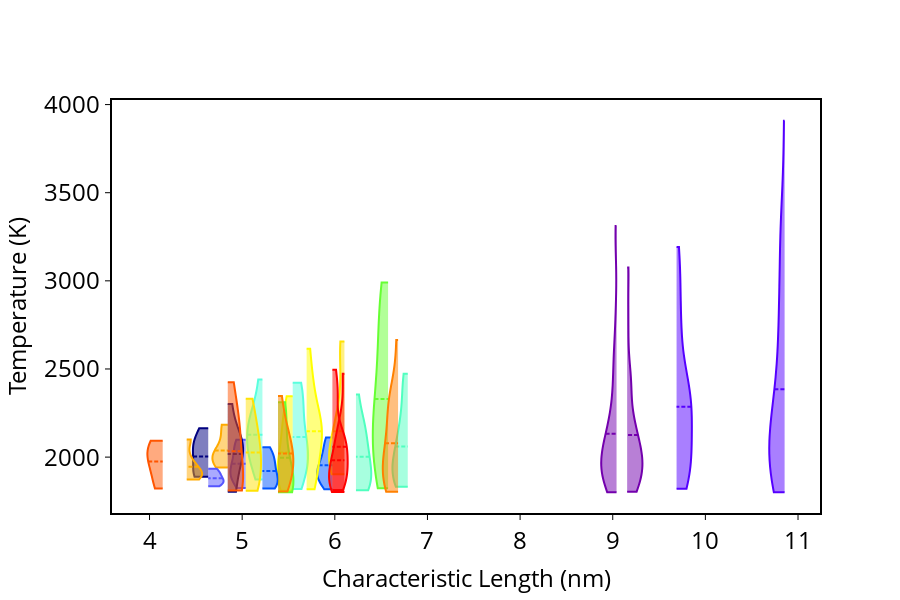

Notebook code cell kept with this figure:
### Code cell
colors = ['#aa007f','#7300ad','#00007f','','#5500ff','#0000ff','#0055ff','#5555ff','','','#52cbff','#59ffde','#50ffbf',
          '#66ff33','','#aaff7f','','#ffff00','#ffe205','','#ffaa00','#ff8000','#ff5500','#ff4102','#ff0000','#000000']
fig = go.Figure()
fig.update_layout(autosize=False, width=900, height=600) 
for (gm,gp) in zip(md_groups,pred_groups):
    id = int(gm[0])
    if id is None:
        c=colors[-1]
    else:
        c=colors[id]
    if gm[1][0].iloc[0] > 3.5:
        if gp[1][0].iloc[0] > 3.5:
            fig.add_trace(go.Violin(x=gm[1][0],
                            y=gm[1][1],
                            legendgroup='No', scalegroup='No', width=0.33,
                            side='negative',
                            line_color=c, showlegend=False, text=id))
for (gm,gp) in zip(md_groups,pred_groups):
    id = int(gp[0])
    if id is None:
        c=colors[-1]
    else:
        c=colors[id]
    if gp[1][0].iloc[0] > 3.5:
        if gm[1][0].iloc[0] > 3.5:
            fig.add_trace(go.Violin(x=gp[1][0],
                            y=gp[1][1],
                            legendgroup='Yes', scalegroup='Yes', width=0.33,
                            side='positive',
                            line_color=c, showlegend=False, hovertext=id))
fig.update_traces(meanline_visible=True, spanmode='hard', points=False)
fig.update_xaxes(title="Characteristic Length (nm)",title_font = {'size':24},tickfont = {'size':24},color='black')
fig.update_yaxes(title="Temperature (K)",title_font = {'size':24},tickfont = {'size':24},color='black')
fig.update_xaxes(showline=True, linewidth=2, linecolor='black', mirror=True) #, gridcolor='grey'
fig.update_yaxes(showline=True, linewidth=2, linecolor='black', mirror=True) #, gridcolor='grey'
fig.update_layout(legend=dict(yanchor="top",y=0.99,xanchor="left",x=0.01,font=dict({'size':24})),plot_bgcolor='rgba(0,0,0,0)', template='simple_white')
fig.show()

### Figure 1 — Plotly figure (JSON) as saved in the notebook; plotly's stock layout.template omitted (floating-point values rounded to 4 significant figures)
{"data": [{"legendgroup": "No", "line": {"color": "#7300ad"}, "meanline": {"visible": true}, "points": false, "scalegroup": "No", "showlegend": false, "side": "negative", "spanmode": "hard", "text": "1", "type": "violin", "width": 0.33, "x": [9.041, 9.041, 9.041, 9.041, 9.041, 9.041, 9.041, 9.041, 9.041, 9.041, 9.041, 9.041, 9.041, 9.041, 9.041, 9.041, 9.041, 9.041, 9.041, 9.041, 9.041, 9.041, 9.041, 9.041, 9.041, 9.041, 9.041, 9.041, 9.041, 9.041, 9.041, 9.041, 9.041, 9.041, 9.041, 9.041, 9.041, 9.041, 9.041, 9.041, 9.041, 9.041, 9.041, 9.041, 9.041, 9.041, 9.041, 9.041, 9.041, 9.041, 9.041, 9.041], "y": [1826.0, 1996.0, 1800.0, 1801.0, 1843.0, 2035.0, 1979.0, 1948.0, 2217.0, 2101.0, 2013.0, 2316.0, 1873.0, 2024.0, 1943.0, 2079.0, 2160.0, 2142.0, 2122.0, 2007.0, 2190.0, 2589.0, 2149.0, 1871.0, 1889.0, 2077.0, 1967.0, 1868, 2254.0, 2577.0, 1979.0, 3312.0, 2472.0, 2412.0, 1910.0, 2067.0, 1919.0, 2119.0, 2656.0, 1905.0, 1960.0, 3201.0, 2270.0, 2811.0, 1987.0, 1875.0, 2024.0, 1801.0, 2345.0, 2475.0, 1917.0, 1840.0]}, {"legendgroup": "No", "line": {"color": "#00007f"}, "meanline": {"visible": true}, "points": false, "scalegroup": "No", "showlegend": false, "side": "negative", "spanmode": "hard", "text": "2", "type": "violin", "width": 0.33, "x": [4.634, 4.634, 4.634, 4.634, 4.634, 4.634, 4.634], "y": [2080.0, 2027.0, 1888.0, 2164.0, 2059.0, 1897.0, 1911.0]}, {"legendgroup": "No", "line": {"color": "#5500ff"}, "meanline": {"visible": true}, "points": false, "scalegroup": "No", "showlegend": false, "side": "negative", "spanmode": "hard", "text": "4", "type": "violin", "width": 0.33, "x": [10.86, 10.86, 10.86, 10.86, 10.86, 10.86, 10.86, 10.86, 10.86, 10.86, 10.86, 10.86, 10.86, 10.86, 10.86, 10.86, 10.86, 10.86, 10.86, 10.86, 10.86, 10.86, 10.86, 10.86, 10.86, 10.86, 10.86, 10.86, 10.86, 10.86, 10.86, 10.86, 10.86, 10.86, 10.86, 10.86, 10.86, 10.86, 10.86, 10.86, 10.86, 10.86, 10.86, 10.86, 10.86, 10.86, 10.86, 10.86, 10.86, 10.86, 10.86, 10.86, 10.86, 10.86, 10.86, 10.86, 10.86, 10.86, 10.86, 10.86, 10.86, 10.86, 10.86, 10.86, 10.86, 10.86, 10.86, 10.86, 10.86, 10.86, 10.86, 10.86, 10.86, 10.86, 10.86, 10.86, 10.86, 10.86, 10.86, 10.86, 10.86, 10.86, 10.86, 10.86, 10.86, 10.86, 10.86, 10.86, 10.86, 10.86], "y": [1970.0, 2023.0, 1977.0, 2014.0, 1975.0, 1903.0, 1854.0, 2001.0, 1876.0, 2447.0, 1827.0, 1938.0, 2871.0, 2249.0, 1877.0, 2032.0, 1842.0, 1873.0, 1909.0, 1957.0, 2280.0, 2288.0, 2203.0, 1976.0, 2849.0, 2900.0, 2602.0, 2311.0, 3449.0, 3182.0, 2291.0, 2713.0, 2830.0, 2297.0, 1895.0, 2147.0, 2074.0, 2187.0, 2035.0, 2120.0, 2457.0, 2605.0, 2612.0, 2119.0, 2858.0, 3235.0, 3146.0, 2433.0, 1802.0, 3398.0, 3699.0, 3060.0, 2150.0, 3283.0, 3299.0, 2265.0, 2345.0, 2670.0, 1831.0, 1949.0, 2558.0, 3300.0, 2061.0, 2307.0, 3221.0, 2694.0, 1852.0, 3355.0, 3909.0, 2284.0, 2171.0, 2984.0, 2910.0, 2211.0, 2011.0, 1916.0, 1964.0, 2205.0, 1915.0, 3009.0, 2572.0, 1889.0, 2216.0, 2716.0, 2056.0, 2076.0, 2404.0, 2032.0, 1800.0, 1825.0]}, {"legendgroup": "No", "line": {"color": "#0055ff"}, "meanline": {"visible": true}, "points": false, "scalegroup": "No", "showlegend": false, "side": "negative", "spanmode": "hard", "text": "6", "type": "violin", "width": 0.33, "x": [5.974, 5.974, 5.974, 5.974, 5.974, 5.974, 5.974, 5.974, 5.974, 5.974, 5.974, 5.974, 5.974, 5.974, 5.974], "y": [1898.0, 1818.0, 1983.0, 1955.0, 2070.0, 1875.0, 1911.0, 2112.0, 2031.0, 1993.0, 2104.0, 1915.0, 1837.0, 1917.0, 1879.0]}, {"legendgroup": "No", "line": {"color": "#5555ff"}, "meanline": {"visible": true}, "points": false, "scalegroup": "No", "showlegend": false, "side": "negative", "spanmode": "hard", "text": "7", "type": "violin", "width": 0.33, "x": [5.038, 5.038, 5.038, 5.038, 5.038, 5.038, 5.038, 5.038, 5.038], "y": [1825.0, 1945.0, 2048.0, 1982.0, 1903.0, 1900.0, 1882, 2098.0, 2083.0]}, {"legendgroup": "No", "line": {"color": "#59ffde"}, "meanline": {"visible": true}, "points": false, "scalegroup": "No", "showlegend": false, "side": "negative", "spanmode": "hard", "text": "11", "type": "violin", "width": 0.33, "x": [5.219, 5.219, 5.219, 5.219, 5.219, 5.219, 5.219, 5.219, 5.219, 5.219], "y": [2033.0, 2019.0, 2278.0, 1966.0, 2143.0, 2182.0, 1872.0, 2229.0, 2441.0, 2100.0]}, {"legendgroup": "No", "line": {"color": "#50ffbf"}, "meanline": {"visible": true}, "points": false, "scalegroup": "No", "showlegend": false, "side": "negative", "spanmode": "hard", "text": "12", "type": "violin", "width": 0.33, "x": [6.787, 6.787, 6.787, 6.787, 6.787, 6.787, 6.787, 6.787, 6.787, 6.787, 6.787, 6.787, 6.787, 6.787, 6.787, 6.787, 6.787, 6.787, 6.787, 6.787, 6.787, 6.787], "y": [1873.0, 1904.0, 1832.0, 1885.0, 1922.0, 2007.0, 2092.0, 2388.0, 2126.0, 1863.0, 1957.0, 2182.0, 1932.0, 2236.0, 2473.0, 2452.0, 2072.0, 2113.0, 1987.0, 1872.0, 2309.0, 1862.0]}, {"legendgroup": "No", "line": {"color": "#66ff33"}, "meanline": {"visible": true}, "points": false, "scalegroup": "No", "showlegend": false, "side": "negative", "spanmode": "hard", "text": "13", "type": "violin", "width": 0.33, "x": [6.575, 6.575, 6.575, 6.575, 6.575, 6.575, 6.575, 6.575, 6.575, 6.575, 6.575, 6.575, 6.575, 6.575, 6.575, 6.575, 6.575, 6.575, 6.575, 6.575], "y": [2097.0, 2602.0, 2312.0, 1903.0, 2617.0, 2201.0, 2866.0, 2356.0, 2949, 2796.0, 1824.0, 2091.0, 2990.0, 1926.0, 2347.0, 1964.0, 2585.0, 2210.0, 1835.0, 2111.0]}, {"legendgroup": "No", "line": {"color": "#ffff00"}, "meanline": {"visible": true}, "points": false, "scalegroup": "No", "showlegend": false, "side": "negative", "spanmode": "hard", "text": "17", "type": "violin", "width": 0.33, "x": [5.546, 5.546, 5.546, 5.546, 5.546, 5.546, 5.546, 5.546, 5.546, 5.546, 5.546, 5.546], "y": [2012.0, 2275.0, 1931.0, 2086.0, 2189.0, 1838.0, 1809.0, 1841.0, 2345.0, 1946.0, 1897.0, 2145.0]}, {"legendgroup": "No", "line": {"color": "#ffe205"}, "meanline": {"visible": true}, "points": false, "scalegroup": "No", "showlegend": false, "side": "negative", "spanmode": "hard", "text": "18", "type": "violin", "width": 0.33, "x": [6.104, 6.104, 6.104, 6.104, 6.104, 6.104, 6.104, 6.104, 6.104, 6.104, 6.104, 6.104, 6.104, 6.104, 6.104, 6.104], "y": [2134.0, 1941.0, 2024.0, 2019.0, 1997.0, 2656.0, 2290.0, 2496.0, 1978.0, 2197.0, 1902.0, 2644.0, 1911.0, 2219.0, 1917.0, 2034.0]}, {"legendgroup": "No", "line": {"color": "#ffaa00"}, "meanline": {"visible": true}, "points": false, "scalegroup": "No", "showlegend": false, "side": "negative", "spanmode": "hard", "text": "20", "type": "violin", "width": 0.33, "x": [4.844, 4.844, 4.844, 4.844, 4.844, 4.844, 4.844, 4.844], "y": [1967.0, 2164.0, 1990.0, 1993.0, 2183.0, 1942.0, 2038.0, 2025.0]}, {"legendgroup": "No", "line": {"color": "#ff8000"}, "meanline": {"visible": true}, "points": false, "scalegroup": "No", "showlegend": false, "side": "negative", "spanmode": "hard", "text": "21", "type": "violin", "width": 0.33, "x": [6.683, 6.683, 6.683, 6.683, 6.683, 6.683, 6.683, 6.683, 6.683, 6.683, 6.683, 6.683, 6.683, 6.683, 6.683, 6.683, 6.683, 6.683, 6.683, 6.683, 6.683], "y": [2034.0, 2331.0, 1817.0, 1830.0, 1959.0, 2330.0, 2032.0, 2664.0, 2100.0, 2177.0, 1836.0, 1832.0, 1980.0, 2294.0, 2183.0, 2395.0, 2290.0, 1979.0, 1889.0, 1910.0, 1803.0]}, {"legendgroup": "No", "line": {"color": "#ff5500"}, "meanline": {"visible": true}, "points": false, "scalegroup": "No", "showlegend": false, "side": "negative", "spanmode": "hard", "text": "22", "type": "violin", "width": 0.33, "x": [4.142, 4.142, 4.142, 4.142, 4.142], "y": [1822.0, 2011.0, 2093.0, 1918.0, 2033.0]}, {"legendgroup": "No", "line": {"color": "#ff0000"}, "meanline": {"visible": true}, "points": false, "scalegroup": "No", "showlegend": false, "side": "negative", "spanmode": "hard", "text": "24", "type": "violin", "width": 0.33, "x": [6.104, 6.104, 6.104, 6.104, 6.104, 6.104, 6.104, 6.104, 6.104, 6.104, 6.104, 6.104, 6.104, 6.104, 6.104, 6.104], "y": [1991.0, 2472.0, 1863.0, 1964.0, 2090.0, 1836.0, 1928.0, 1831.0, 1870.0, 1836.0, 1839.0, 2093.0, 1964.0, 1802.0, 2176.0, 2168.0]}, {"hovertext": "1", "legendgroup": "Yes", "line": {"color": "#7300ad"}, "meanline": {"visible": true}, "points": false, "scalegroup": "Yes", "showlegend": false, "side": "positive", "spanmode": "hard", "type": "violin", "width": 0.33, "x": [9.156, 9.156, 9.156, 9.156, 9.156, 9.156, 9.156, 9.156, 9.156, 9.156, 9.156, 9.156, 9.156, 9.156, 9.156, 9.156, 9.156, 9.156, 9.156, 9.156, 9.156, 9.156, 9.156, 9.156, 9.156, 9.156, 9.156, 9.156, 9.156, 9.156, 9.156, 9.156, 9.156, 9.156, 9.156, 9.156, 9.156, 9.156, 9.156, 9.156, 9.156, 9.156, 9.156, 9.156, 9.156, 9.156, 9.156, 9.156, 9.156, 9.156, 9.156, 9.156, 9.156, 9.156], "y": [1896.0, 1949.0, 1949.0, 1962.0, 2025.0, 2116.0, 1839.0, 1848.0, 2192.0, 1958.0, 1886.0, 1821.0, 2275.0, 1971.0, 1814.0, 1817.0, 1978.0, 2077.0, 2078.0, 2013.0, 2365.0, 2467.0, 2064.0, 2134.0, 2028.0, 1962.0, 2283.0, 2200.0, 1966.0, 2196.0, 2461.0, 2176.0, 2002.0, 3076.0, 2635.0, 2756.0, 2161.0, 1874.0, 2039.0, 2020.0, 2090.0, 2375.0, 1805.0, 1936.0, 3041.0, 2111.0, 2874.0, 1911.0, 1803.0, 1918.0, 2490.0, 2414.0, 1833.0, 1837.0]}, {"hovertext": "2", "legendgroup": "Yes", "line": {"color": "#00007f"}, "meanline": {"visible": true}, "points": false, "scalegroup": "Yes", "showlegend": false, "side": "positive", "spanmode": "hard", "type": "violin", "width": 0.33, "x": [4.844, 4.844, 4.844, 4.844, 4.844, 4.844, 4.844, 4.844], "y": [1963.0, 2062.0, 2301.0, 2067.0, 1807.0, 2110.0, 2030.0, 1804.0]}, {"hovertext": "4", "legendgroup": "Yes", "line": {"color": "#5500ff"}, "meanline": {"visible": true}, "points": false, "scalegroup": "Yes", "showlegend": false, "side": "positive", "spanmode": "hard", "type": "violin", "width": 0.33, "x": [9.689, 9.689, 9.689, 9.689, 9.689, 9.689, 9.689, 9.689, 9.689, 9.689, 9.689, 9.689, 9.689, 9.689, 9.689, 9.689, 9.689, 9.689, 9.689, 9.689, 9.689, 9.689, 9.689, 9.689, 9.689, 9.689, 9.689, 9.689, 9.689, 9.689, 9.689, 9.689, 9.689, 9.689, 9.689, 9.689, 9.689, 9.689, 9.689, 9.689, 9.689, 9.689, 9.689, 9.689, 9.689, 9.689, 9.689, 9.689, 9.689, 9.689, 9.689, 9.689, 9.689, 9.689, 9.689, 9.689, 9.689, 9.689, 9.689, 9.689, 9.689, 9.689, 9.689, 9.689], "y": [1848.0, 2051.0, 2137.0, 1882.0, 2381.0, 2106.0, 1836.0, 2175.0, 2377.0, 2275.0, 1969.0, 2221.0, 2366.0, 1895.0, 2478.0, 2967.0, 2749.0, 2129.0, 3118.0, 3049.0, 2049.0, 2012.0, 2221.0, 1826.0, 2039.0, 2420.0, 2573.0, 2285.0, 1908.0, 2284.0, 2522.0, 2747.0, 2259.0, 1820.0, 2541.0, 2972.0, 3082.0, 2425.0, 1916.0, 2799.0, 3192.0, 2763.0, 1904.0, 2366.0, 2426.0, 2010.0, 2014.0, 2290.0, 1971.0, 1835.0, 2281.0, 2088.0, 1846.0, 2382.0, 2473.0, 2267.0, 2759.0, 2212.0, 2284.0, 2256.0, 1946.0, 1974.0, 2167.0, 1896.0]}, {"hovertext": "6", "legendgroup": "Yes", "line": {"color": "#0055ff"}, "meanline": {"visible": true}, "points": false, "scalegroup": "Yes", "showlegend": false, "side": "positive", "spanmode": "hard", "type": "violin", "width": 0.33, "x": [5.219, 5.219, 5.219, 5.219, 5.219, 5.219, 5.219, 5.219, 5.219, 5.219], "y": [1848.0, 1864.0, 2056.0, 1834.0, 1960.0, 2001.0, 2008.0, 1893.0, 1927.0, 1822.0]}, {"hovertext": "7", "legendgroup": "Yes", "line": {"color": "#5555ff"}, "meanline": {"visible": true}, "points": false, "scalegroup": "Yes", "showlegend": false, "side": "positive", "spanmode": "hard", "type": "violin", "width": 0.33, "x": [4.634, 4.634, 4.634, 4.634, 4.634, 4.634, 4.634], "y": [1918.0, 1933.0, 1873.0, 1860.0, 1835.0, 1851.0, 1895.0]}, {"hovertext": "11", "legendgroup": "Yes", "line": {"color": "#59ffde"}, "meanline": {"visible": true}, "points": false, "scalegroup": "Yes", "showlegend": false, "side": "positive", "spanmode": "hard", "type": "violin", "width": 0.33, "x": [5.546, 5.546, 5.546, 5.546, 5.546, 5.546, 5.546, 5.546, 5.546, 5.546, 5.546, 5.546], "y": [1969.0, 1819.0, 2002.0, 2288.0, 1892.0, 1972.0, 2118.0, 2322.0, 2141.0, 2023.0, 2406.0, 2421.0]}, {"hovertext": "12", "legendgroup": "Yes", "line": {"color": "#50ffbf"}, "meanline": {"visible": true}, "points": false, "scalegroup": "Yes", "showlegend": false, "side": "positive", "spanmode": "hard", "type": "violin", "width": 0.33, "x": [6.228, 6.228, 6.228, 6.228, 6.228, 6.228, 6.228, 6.228, 6.228, 6.228, 6.228, 6.228, 6.228, 6.228, 6.228, 6.228, 6.228], "y": [1959.0, 1860.0, 1914.0, 2199.0, 1977.0, 2109.0, 2166.0, 1860.0, 1848.0, 2355.0, 2198.0, 1817.0, 1846.0, 2015.0, 2016.0, 1812.0, 2075.0]}, {"hovertext": "13", "legendgroup": "Yes", "line": {"color": "#66ff33"}, "meanline": {"visible": true}, "points": false, "scalegroup": "Yes", "showlegend": false, "side": "positive", "spanmode": "hard", "type": "violin", "width": 0.33, "x": [5.387, 5.387, 5.387, 5.387, 5.387, 5.387, 5.387, 5.387, 5.387, 5.387, 5.387], "y": [1821.0, 2027.0, 2302.0, 1862.0, 1858.0, 2076.0, 2211.0, 1830.0, 2311.0, 1863.0, 1801.0]}, {"hovertext": "17", "legendgroup": "Yes", "line": {"color": "#ffff00"}, "meanline": {"visible": true}, "points": false, "scalegroup": "Yes", "showlegend": false, "side": "positive", "spanmode": "hard", "type": "violin", "width": 0.33, "x": [5.696, 5.696, 5.696, 5.696, 5.696, 5.696, 5.696, 5.696, 5.696, 5.696, 5.696, 5.696, 5.696], "y": [1817.0, 1999.0, 2422.0, 2165.0, 2203.0, 2614.0, 2381.0, 1874.0, 1893.0, 2154.0, 2051.0, 2204.0, 2134.0]}, {"hovertext": "18", "legendgroup": "Yes", "line": {"color": "#ffe205"}, "meanline": {"visible": true}, "points": false, "scalegroup": "Yes", "showlegend": false, "side": "positive", "spanmode": "hard", "type": "violin", "width": 0.33, "x": [5.038, 5.038, 5.038, 5.038, 5.038, 5.038, 5.038, 5.038, 5.038], "y": [1848.0, 1809.0, 2230.0, 2139.0, 2039.0, 1978.0, 2331.0, 2027.0, 1833.0]}, {"hovertext": "20", "legendgroup": "Yes", "line": {"color": "#ffaa00"}, "meanline": {"visible": true}, "points": false, "scalegroup": "Yes", "showlegend": false, "side": "positive", "spanmode": "hard", "type": "violin", "width": 0.33, "x": [4.402, 4.402, 4.402, 4.402, 4.402, 4.402], "y": [1923.0, 1873.0, 2100.0, 1976.0, 1901.0, 1901.0]}, {"hovertext": "21", "legendgroup": "Yes", "line": {"color": "#ff8000"}, "meanline": {"visible": true}, "points": false, "scalegroup": "Yes", "showlegend": false, "side": "positive", "spanmode": "hard", "type": "violin", "width": 0.33, "x": [5.387, 5.387, 5.387, 5.387, 5.387, 5.387, 5.387, 5.387, 5.387, 5.387, 5.387], "y": [2118.0, 1805.0, 2113.0, 2347.0, 1857.0, 2005.0, 1964.0, 1972.0, 2200.0, 1998.0, 1847.0]}, {"hovertext": "22", "legendgroup": "Yes", "line": {"color": "#ff5500"}, "meanline": {"visible": true}, "points": false, "scalegroup": "Yes", "showlegend": false, "side": "positive", "spanmode": "hard", "type": "violin", "width": 0.33, "x": [4.844, 4.844, 4.844, 4.844, 4.844, 4.844, 4.844, 4.844], "y": [1811.0, 1844.0, 1871.0, 2136.0, 1839.0, 2226.0, 2425.0, 2113.0]}, {"hovertext": "24", "legendgroup": "Yes", "line": {"color": "#ff0000"}, "meanline": {"visible": true}, "points": false, "scalegroup": "Yes", "showlegend": false, "side": "positive", "spanmode": "hard", "type": "violin", "width": 0.33, "x": [5.974, 5.974, 5.974, 5.974, 5.974, 5.974, 5.974, 5.974, 5.974, 5.974, 5.974, 5.974, 5.974, 5.974, 5.974], "y": [2100.0, 2495.0, 2326.0, 2106.0, 2372.0, 1931.0, 2113.0, 1978.0, 1951.0, 1814.0, 2028.0, 1883.0, 2102.0, 1840.0, 1838.0]}], "layout": {"autosize": false, "height": 600, "legend": {"font": {"size": 24}, "x": 0.01, "xanchor": "left", "y": 0.99, "yanchor": "top"}, "plot_bgcolor": "rgba(0,0,0,0)", "width": 900, "xaxis": {"color": "black", "linecolor": "black", "linewidth": 2, "mirror": true, "showline": true, "tickfont": {"size": 24}, "title": {"font": {"size": 24}, "text": "Characteristic Length (nm)"}}, "yaxis": {"color": "black", "linecolor": "black", "linewidth": 2, "mirror": true, "showline": true, "tickfont": {"size": 24}, "title": {"font": {"size": 24}, "text": "Temperature (K)"}}}}
